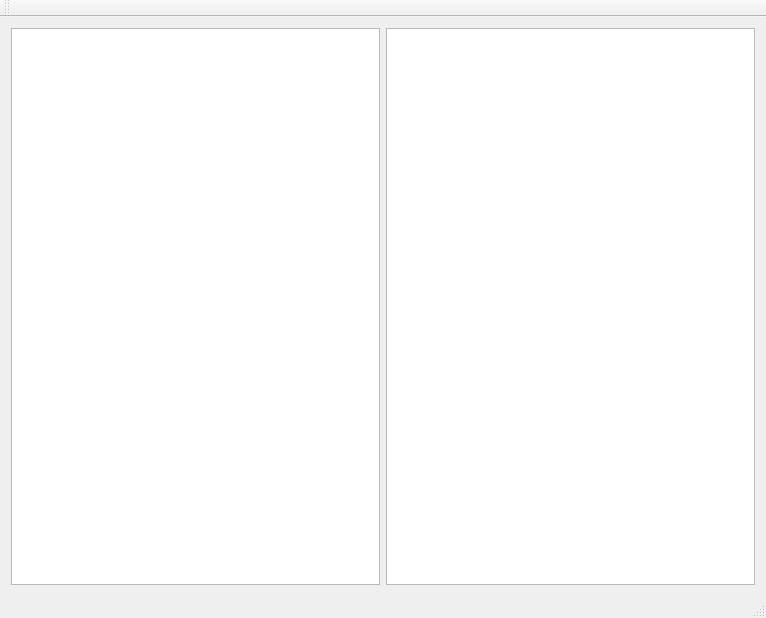
<?xml version="1.0" encoding="UTF-8"?>
<ui version="4.0">
 <class>QListViewDemoClass</class>
 <widget class="QMainWindow" name="QListViewDemoClass">
  <property name="geometry">
   <rect>
    <x>0</x>
    <y>0</y>
    <width>766</width>
    <height>618</height>
   </rect>
  </property>
  <property name="windowTitle">
   <string>QListView演示</string>
  </property>
  <widget class="QWidget" name="centralWidget">
   <layout class="QHBoxLayout" name="horizontalLayout">
    <item>
     <widget class="QTextEdit" name="textEdit"/>
    </item>
    <item>
     <widget class="QListView" name="listView"/>
    </item>
   </layout>
  </widget>
  <widget class="QMenuBar" name="menuBar">
   <property name="geometry">
    <rect>
     <x>0</x>
     <y>0</y>
     <width>766</width>
     <height>23</height>
    </rect>
   </property>
  </widget>
  <widget class="QToolBar" name="mainToolBar">
   <attribute name="toolBarArea">
    <enum>TopToolBarArea</enum>
   </attribute>
   <attribute name="toolBarBreak">
    <bool>false</bool>
   </attribute>
  </widget>
  <widget class="QStatusBar" name="statusBar"/>
 </widget>
 <layoutdefault spacing="6" margin="11"/>
 <resources/>
 <connections/>
</ui>
